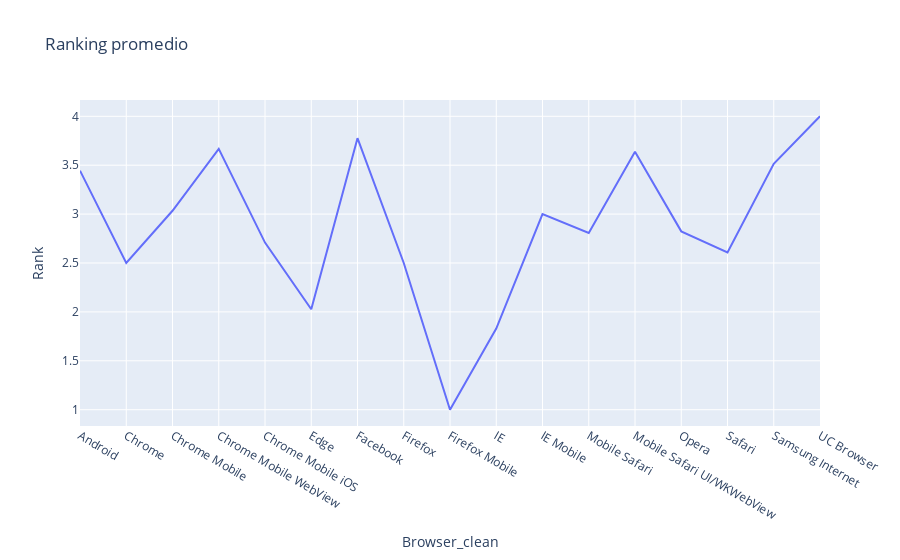

Write notebook code for a chart like this one.
### Code cell
print(df_browser.Rank.mean())
px.line(df_browser, x="Browser_clean", y="Rank", title="Ranking promedio")

### Figure 1 — Plotly figure (JSON) as saved in the notebook; plotly's stock layout.template omitted (floating-point values rounded to 4 significant figures)
{"data": [{"hovertemplate": "Browser_clean=%{x}<br>Rank=%{y}<extra></extra>", "legendgroup": "", "line": {"color": "#636efa", "dash": "solid"}, "marker": {"symbol": "circle"}, "mode": "lines", "name": "", "orientation": "v", "showlegend": false, "type": "scatter", "x": ["Android", "Chrome", "Chrome Mobile", "Chrome Mobile WebView", "Chrome Mobile iOS", "Edge", "Facebook", "Firefox", "Firefox Mobile", "IE", "IE Mobile", "Mobile Safari", "Mobile Safari UI/WKWebView", "Opera", "Safari", "Samsung Internet", "UC Browser"], "xaxis": "x", "y": [3.444, 2.501, 3.034, 3.667, 2.709, 2.027, 3.776, 2.5, 1, 1.829, 3, 2.808, 3.636, 2.824, 2.609, 3.513, 4], "yaxis": "y"}], "layout": {"legend": {"tracegroupgap": 0}, "title": {"text": "Ranking promedio"}, "xaxis": {"anchor": "y", "domain": [0, 1], "title": {"text": "Browser_clean"}}, "yaxis": {"anchor": "x", "domain": [0, 1], "title": {"text": "Rank"}}}}
